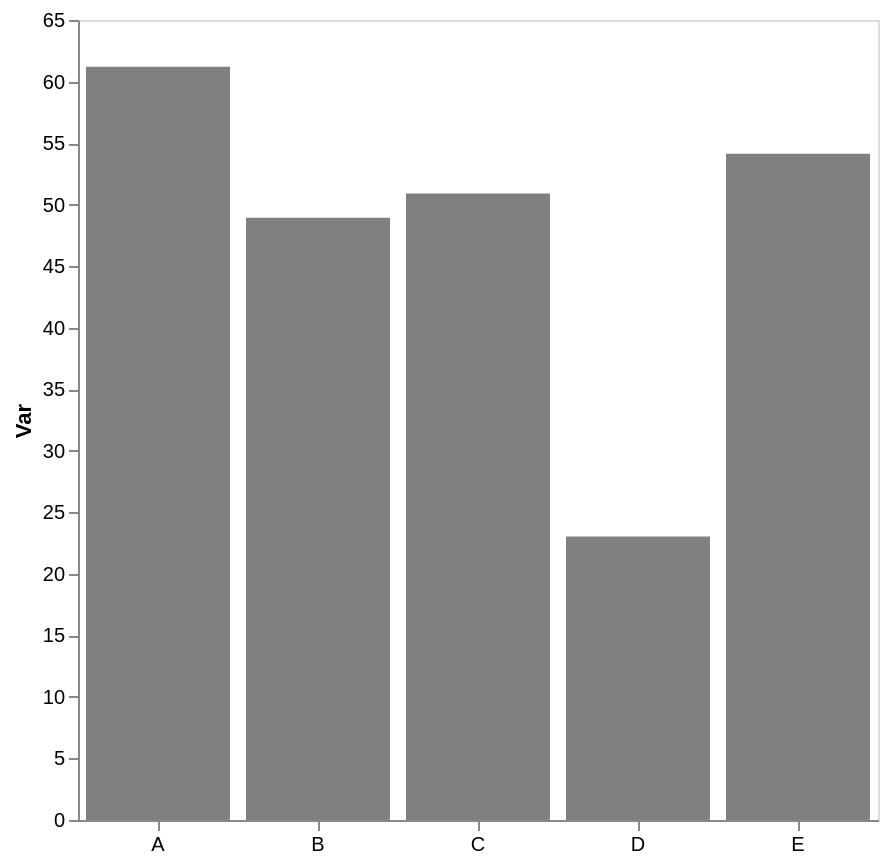

Vega-Lite specification for this chart:
### Vega-Lite specification from a JSON file in a GitHub repository (floating-point values rounded to 4 significant figures)
{"config": {"view": {"continuousWidth": 300, "continuousHeight": 300}, "axis": {"grid": false}, "bar": {"color": "gray"}}, "data": {"name": "data-64f7c2606c42e045e24e28e8b4414013"}, "mark": {"type": "bar"}, "encoding": {"x": {"axis": {"labelAngle": 0, "title": null}, "field": "cat", "type": "nominal"}, "y": {"aggregate": "mean", "axis": {"title": "Var"}, "field": "var1", "type": "quantitative"}}, "height": 400, "width": 400, "$schema": "https://vega.github.io/schema/vega-lite/v5.17.0.json", "datasets": {"data-64f7c2606c42e045e24e28e8b4414013": [{"cat": "D", "var1": 22.95, "var2": 44.68}, {"cat": "E", "var1": 52.31, "var2": 53.34}, {"cat": "D", "var1": 26.01, "var2": 43.38}, {"cat": "C", "var1": 48.41, "var2": 57.19}, {"cat": "E", "var1": 55.96, "var2": 40.02}, {"cat": "C", "var1": 43.37, "var2": 54.39}, {"cat": "B", "var1": 57.64, "var2": 54.26}, {"cat": "B", "var1": 40.25, "var2": 49.23}, {"cat": "C", "var1": 48.91, "var2": 49.16}, {"cat": "D", "var1": 20.13, "var2": 33.2}, {"cat": "C", "var1": 62.94, "var2": 50.1}, {"cat": "A", "var1": 61.19, "var2": 39.08}]}}
